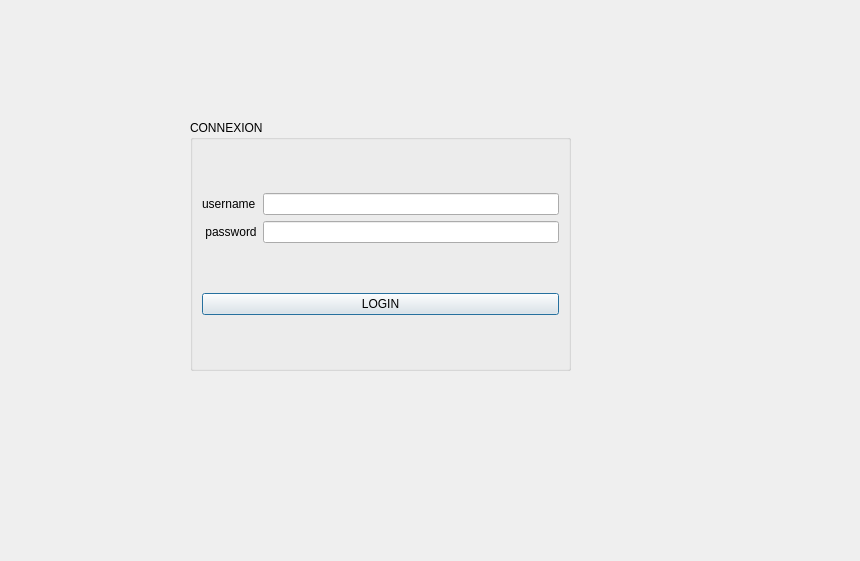
<?xml version="1.0" encoding="UTF-8"?>
<ui version="4.0">
 <class>Login</class>
 <widget class="QDialog" name="Login">
  <property name="geometry">
   <rect>
    <x>0</x>
    <y>0</y>
    <width>860</width>
    <height>561</height>
   </rect>
  </property>
  <property name="windowTitle">
   <string>Dialog</string>
  </property>
  <widget class="QGroupBox" name="groupBox">
   <property name="geometry">
    <rect>
     <x>190</x>
     <y>120</y>
     <width>381</width>
     <height>251</height>
    </rect>
   </property>
   <property name="title">
    <string>CONNEXION</string>
   </property>
   <layout class="QGridLayout" name="gridLayout">
    <item row="0" column="0">
     <layout class="QVBoxLayout" name="verticalLayout_4">
      <item>
       <widget class="QLabel" name="label_9">
        <property name="text">
         <string>username</string>
        </property>
       </widget>
      </item>
      <item>
       <widget class="QLabel" name="label_10">
        <property name="text">
         <string> password</string>
        </property>
       </widget>
      </item>
     </layout>
    </item>
    <item row="1" column="0" colspan="2">
     <widget class="QPushButton" name="login">
      <property name="text">
       <string>LOGIN</string>
      </property>
     </widget>
    </item>
    <item row="0" column="1">
     <layout class="QVBoxLayout" name="verticalLayout_3">
      <item>
       <widget class="QLineEdit" name="lineEdit"/>
      </item>
      <item>
       <widget class="QLineEdit" name="lineEdit_2">
        <property name="echoMode">
         <enum>QLineEdit::Password</enum>
        </property>
       </widget>
      </item>
     </layout>
    </item>
   </layout>
  </widget>
 </widget>
 <resources/>
 <connections/>
</ui>
